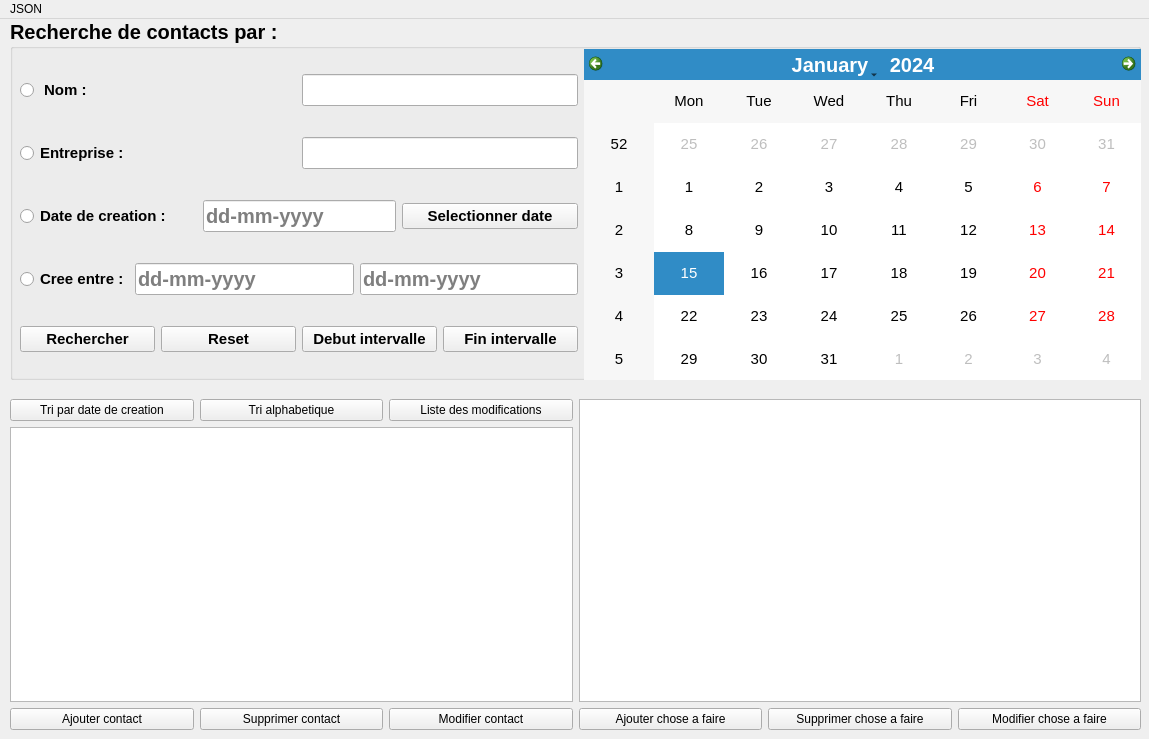
<?xml version="1.0" encoding="UTF-8"?>
<ui version="4.0">
 <class>MainWindow</class>
 <widget class="QMainWindow" name="MainWindow">
  <property name="geometry">
   <rect>
    <x>0</x>
    <y>0</y>
    <width>1149</width>
    <height>739</height>
   </rect>
  </property>
  <property name="windowTitle">
   <string>Gestion de contacts</string>
  </property>
  <widget class="QWidget" name="centralwidget">
   <widget class="QGroupBox" name="groupBox">
    <property name="enabled">
     <bool>true</bool>
    </property>
    <property name="geometry">
     <rect>
      <x>10</x>
      <y>0</y>
      <width>1131</width>
      <height>361</height>
     </rect>
    </property>
    <property name="sizePolicy">
     <sizepolicy hsizetype="Preferred" vsizetype="Expanding">
      <horstretch>0</horstretch>
      <verstretch>0</verstretch>
     </sizepolicy>
    </property>
    <property name="font">
     <font>
      <pointsize>15</pointsize>
      <italic>false</italic>
      <bold>true</bold>
     </font>
    </property>
    <property name="layoutDirection">
     <enum>Qt::LeftToRight</enum>
    </property>
    <property name="title">
     <string>Recherche de contacts par :</string>
    </property>
    <widget class="QWidget" name="horizontalLayoutWidget_2">
     <property name="geometry">
      <rect>
       <x>10</x>
       <y>30</y>
       <width>1121</width>
       <height>331</height>
      </rect>
     </property>
     <layout class="QHBoxLayout" name="horizontalLayout_2">
      <item>
       <layout class="QVBoxLayout" name="verticalLayout_3">
        <item>
         <layout class="QHBoxLayout" name="horizontalLayout_5">
          <item>
           <widget class="QRadioButton" name="RadioNom">
            <property name="sizePolicy">
             <sizepolicy hsizetype="Preferred" vsizetype="Fixed">
              <horstretch>0</horstretch>
              <verstretch>0</verstretch>
             </sizepolicy>
            </property>
            <property name="font">
             <font>
              <pointsize>11</pointsize>
              <italic>false</italic>
              <bold>true</bold>
             </font>
            </property>
            <property name="cursor">
             <cursorShape>PointingHandCursor</cursorShape>
            </property>
            <property name="text">
             <string> Nom :</string>
            </property>
            <attribute name="buttonGroup">
             <string notr="true">BoutonsRecherche</string>
            </attribute>
           </widget>
          </item>
          <item>
           <widget class="QLineEdit" name="LineNom">
            <property name="sizePolicy">
             <sizepolicy hsizetype="Preferred" vsizetype="Fixed">
              <horstretch>0</horstretch>
              <verstretch>0</verstretch>
             </sizepolicy>
            </property>
            <property name="font">
             <font>
              <pointsize>15</pointsize>
              <italic>false</italic>
              <bold>true</bold>
             </font>
            </property>
           </widget>
          </item>
         </layout>
        </item>
        <item>
         <layout class="QHBoxLayout" name="horizontalLayout_4">
          <item>
           <widget class="QRadioButton" name="RadioEntr">
            <property name="font">
             <font>
              <pointsize>11</pointsize>
              <italic>false</italic>
              <bold>true</bold>
             </font>
            </property>
            <property name="cursor">
             <cursorShape>PointingHandCursor</cursorShape>
            </property>
            <property name="text">
             <string>Entreprise :</string>
            </property>
            <attribute name="buttonGroup">
             <string notr="true">BoutonsRecherche</string>
            </attribute>
           </widget>
          </item>
          <item>
           <widget class="QLineEdit" name="LineEntr">
            <property name="sizePolicy">
             <sizepolicy hsizetype="Preferred" vsizetype="Fixed">
              <horstretch>0</horstretch>
              <verstretch>0</verstretch>
             </sizepolicy>
            </property>
            <property name="font">
             <font>
              <pointsize>15</pointsize>
              <italic>false</italic>
              <bold>true</bold>
             </font>
            </property>
           </widget>
          </item>
         </layout>
        </item>
        <item>
         <layout class="QHBoxLayout" name="horizontalLayout_3">
          <item>
           <widget class="QRadioButton" name="RadioDate">
            <property name="font">
             <font>
              <pointsize>11</pointsize>
              <italic>false</italic>
              <bold>true</bold>
             </font>
            </property>
            <property name="cursor">
             <cursorShape>PointingHandCursor</cursorShape>
            </property>
            <property name="text">
             <string>Date de creation :</string>
            </property>
            <attribute name="buttonGroup">
             <string notr="true">BoutonsRecherche</string>
            </attribute>
           </widget>
          </item>
          <item>
           <widget class="QLineEdit" name="lineDate">
            <property name="sizePolicy">
             <sizepolicy hsizetype="Preferred" vsizetype="Fixed">
              <horstretch>0</horstretch>
              <verstretch>0</verstretch>
             </sizepolicy>
            </property>
            <property name="placeholderText">
             <string>dd-mm-yyyy</string>
            </property>
           </widget>
          </item>
          <item>
           <widget class="QPushButton" name="ButDate">
            <property name="font">
             <font>
              <pointsize>11</pointsize>
              <italic>false</italic>
              <bold>true</bold>
             </font>
            </property>
            <property name="text">
             <string>Selectionner date</string>
            </property>
           </widget>
          </item>
         </layout>
        </item>
        <item>
         <layout class="QHBoxLayout" name="horizontalLayout_8">
          <item>
           <widget class="QRadioButton" name="RadioInterDate">
            <property name="font">
             <font>
              <pointsize>11</pointsize>
              <italic>false</italic>
              <bold>true</bold>
             </font>
            </property>
            <property name="cursor">
             <cursorShape>PointingHandCursor</cursorShape>
            </property>
            <property name="text">
             <string>Cree entre :</string>
            </property>
            <attribute name="buttonGroup">
             <string notr="true">BoutonsRecherche</string>
            </attribute>
           </widget>
          </item>
          <item>
           <widget class="QLineEdit" name="lineDate1">
            <property name="placeholderText">
             <string notr="true">dd-mm-yyyy</string>
            </property>
           </widget>
          </item>
          <item>
           <widget class="QLineEdit" name="lineDate2">
            <property name="placeholderText">
             <string>dd-mm-yyyy</string>
            </property>
           </widget>
          </item>
         </layout>
        </item>
        <item>
         <layout class="QHBoxLayout" name="horizontalLayout_9">
          <item>
           <widget class="QPushButton" name="ButRechercher">
            <property name="font">
             <font>
              <pointsize>11</pointsize>
              <italic>false</italic>
              <bold>true</bold>
             </font>
            </property>
            <property name="cursor">
             <cursorShape>PointingHandCursor</cursorShape>
            </property>
            <property name="text">
             <string>Rechercher</string>
            </property>
           </widget>
          </item>
          <item>
           <widget class="QPushButton" name="ButResetRecherche">
            <property name="font">
             <font>
              <pointsize>11</pointsize>
              <italic>false</italic>
              <bold>true</bold>
             </font>
            </property>
            <property name="cursor">
             <cursorShape>PointingHandCursor</cursorShape>
            </property>
            <property name="text">
             <string>Reset</string>
            </property>
           </widget>
          </item>
          <item>
           <widget class="QPushButton" name="ButDate1">
            <property name="font">
             <font>
              <pointsize>11</pointsize>
              <italic>false</italic>
              <bold>true</bold>
             </font>
            </property>
            <property name="cursor">
             <cursorShape>PointingHandCursor</cursorShape>
            </property>
            <property name="text">
             <string>Debut intervalle</string>
            </property>
           </widget>
          </item>
          <item>
           <widget class="QPushButton" name="ButDate2">
            <property name="font">
             <font>
              <pointsize>11</pointsize>
              <italic>false</italic>
              <bold>true</bold>
             </font>
            </property>
            <property name="cursor">
             <cursorShape>PointingHandCursor</cursorShape>
            </property>
            <property name="text">
             <string>Fin intervalle</string>
            </property>
           </widget>
          </item>
         </layout>
        </item>
       </layout>
      </item>
      <item>
       <widget class="QCalendarWidget" name="Calendrier">
        <property name="font">
         <font>
          <pointsize>11</pointsize>
          <italic>false</italic>
          <bold>false</bold>
         </font>
        </property>
       </widget>
      </item>
     </layout>
    </widget>
   </widget>
   <widget class="QWidget" name="horizontalLayoutWidget">
    <property name="geometry">
     <rect>
      <x>10</x>
      <y>380</y>
      <width>1131</width>
      <height>331</height>
     </rect>
    </property>
    <layout class="QHBoxLayout" name="horizontalLayout">
     <property name="sizeConstraint">
      <enum>QLayout::SetNoConstraint</enum>
     </property>
     <item>
      <layout class="QVBoxLayout" name="verticalLayout">
       <item>
        <layout class="QHBoxLayout" name="horizontalLayout_6">
         <item>
          <widget class="QPushButton" name="ButTriDate">
           <property name="cursor">
            <cursorShape>PointingHandCursor</cursorShape>
           </property>
           <property name="text">
            <string>Tri par date de creation</string>
           </property>
          </widget>
         </item>
         <item>
          <widget class="QPushButton" name="ButTriAlpha">
           <property name="cursor">
            <cursorShape>PointingHandCursor</cursorShape>
           </property>
           <property name="text">
            <string>Tri alphabetique</string>
           </property>
          </widget>
         </item>
         <item>
          <widget class="QPushButton" name="ButListeModifs">
           <property name="cursor">
            <cursorShape>PointingHandCursor</cursorShape>
           </property>
           <property name="text">
            <string>Liste des modifications</string>
           </property>
          </widget>
         </item>
        </layout>
       </item>
       <item>
        <widget class="QListWidget" name="ListeContacts">
         <property name="font">
          <font>
           <pointsize>13</pointsize>
          </font>
         </property>
        </widget>
       </item>
       <item>
        <layout class="QHBoxLayout" name="horizontalLayout_7">
         <item>
          <widget class="QPushButton" name="ButAjoutContact">
           <property name="cursor">
            <cursorShape>PointingHandCursor</cursorShape>
           </property>
           <property name="text">
            <string>Ajouter contact</string>
           </property>
          </widget>
         </item>
         <item>
          <widget class="QPushButton" name="ButSuprContact">
           <property name="cursor">
            <cursorShape>PointingHandCursor</cursorShape>
           </property>
           <property name="text">
            <string>Supprimer contact</string>
           </property>
          </widget>
         </item>
         <item>
          <widget class="QPushButton" name="ButModContact">
           <property name="cursor">
            <cursorShape>PointingHandCursor</cursorShape>
           </property>
           <property name="text">
            <string>Modifier contact</string>
           </property>
          </widget>
         </item>
        </layout>
       </item>
      </layout>
     </item>
     <item>
      <layout class="QVBoxLayout" name="verticalLayout_2">
       <item>
        <widget class="QTextBrowser" name="textBrowser_2"/>
       </item>
       <item>
        <layout class="QHBoxLayout" name="horizontalLayout_10">
         <item>
          <widget class="QPushButton" name="ButAjTodo">
           <property name="cursor">
            <cursorShape>PointingHandCursor</cursorShape>
           </property>
           <property name="text">
            <string>Ajouter chose a faire</string>
           </property>
          </widget>
         </item>
         <item>
          <widget class="QPushButton" name="ButSupTodo">
           <property name="cursor">
            <cursorShape>PointingHandCursor</cursorShape>
           </property>
           <property name="text">
            <string>Supprimer chose a faire</string>
           </property>
          </widget>
         </item>
         <item>
          <widget class="QPushButton" name="ButModTodo">
           <property name="cursor">
            <cursorShape>PointingHandCursor</cursorShape>
           </property>
           <property name="text">
            <string>Modifier chose a faire</string>
           </property>
          </widget>
         </item>
        </layout>
       </item>
      </layout>
     </item>
    </layout>
   </widget>
  </widget>
  <widget class="QMenuBar" name="menuBar">
   <property name="geometry">
    <rect>
     <x>0</x>
     <y>0</y>
     <width>1149</width>
     <height>23</height>
    </rect>
   </property>
   <widget class="QMenu" name="menuJSON">
    <property name="cursor">
     <cursorShape>PointingHandCursor</cursorShape>
    </property>
    <property name="title">
     <string>JSON</string>
    </property>
    <addaction name="actionImporter_contacts"/>
    <addaction name="actionExporter_contacts"/>
   </widget>
   <addaction name="menuJSON"/>
  </widget>
  <action name="actionImporter_contacts">
   <property name="text">
    <string>Importer contacts</string>
   </property>
  </action>
  <action name="actionExporter_contacts">
   <property name="text">
    <string>Exporter contacts</string>
   </property>
  </action>
 </widget>
 <resources/>
 <connections/>
 <buttongroups>
  <buttongroup name="BoutonsRecherche"/>
 </buttongroups>
</ui>
